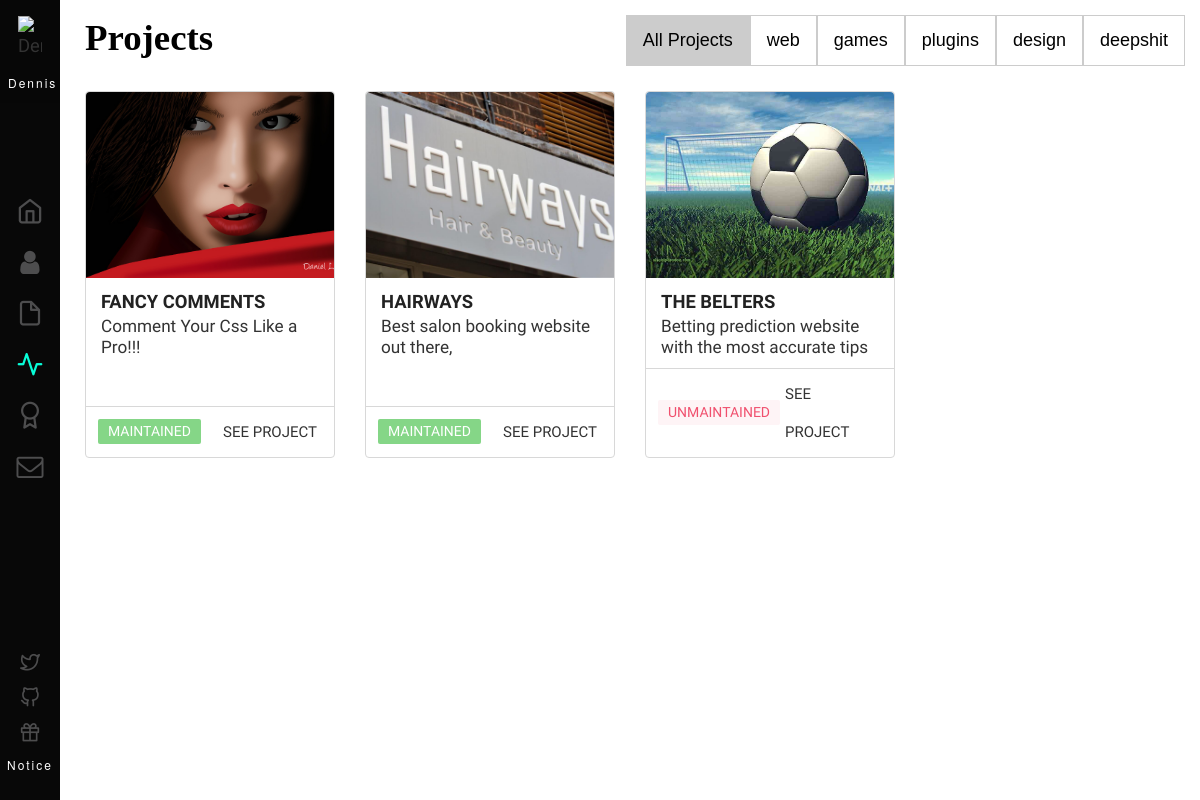
Page /projects/ on the earlier database version.
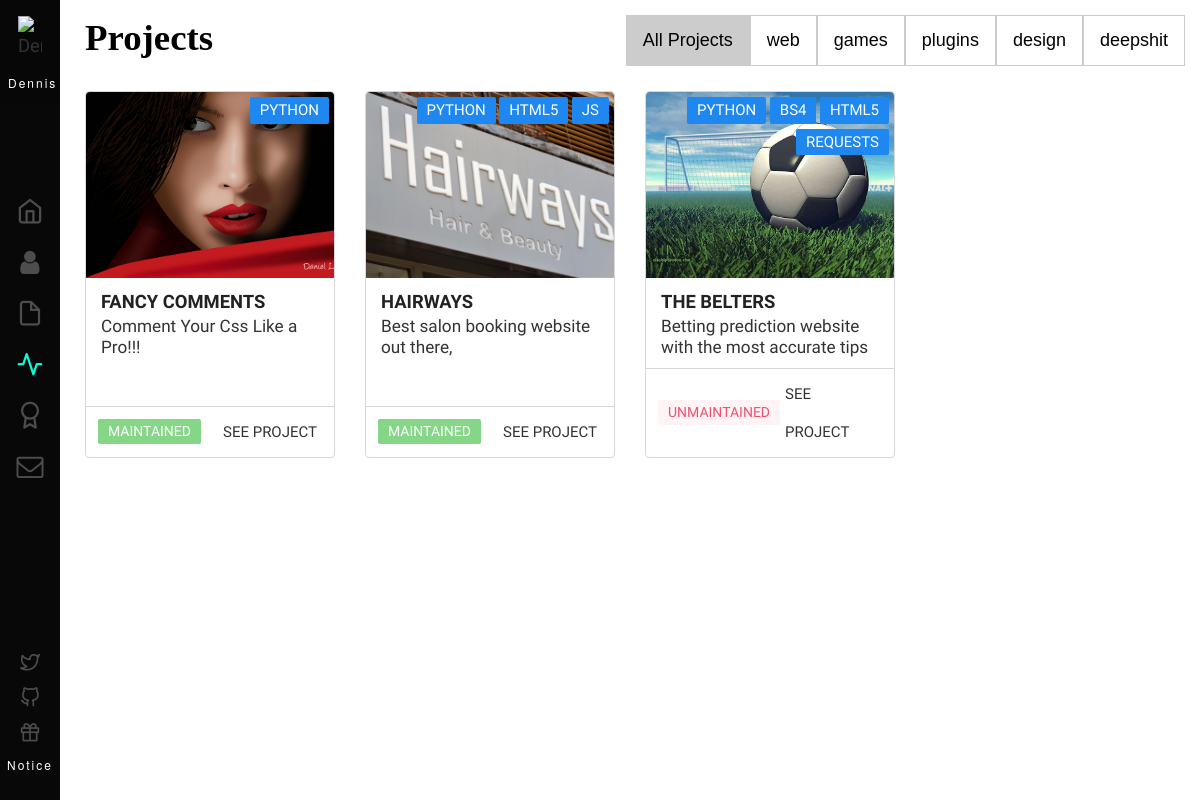
Same page on the later database version.
### base/models.py (models this page shows, shortened)
class Project(models.Model):
    name = models.CharField(max_length=40)
    slug_name = models.SlugField()
    intro = models.TextField()
    subtitle = models.CharField(max_length=150)
    options = [
        ('web', 'web'),
        ('games', 'games'),
        ('plugins', 'plugins'),
        ('design', 'art & design'),
        ('deepshit', 'deepshit')]
    category = models.CharField(max_length=4, choices=options, default='code')
    preview = models.CharField(max_length=150)
    open_source = models.BooleanField(default=False)
    options = [('maintained', 'maintained'),
               ('unmaintained', 'unmaintained')]
    status = models.CharField(
        max_length=12, choices=options, default='maintained')
    source = models.CharField(blank=True, max_length=40)
    source_url = models.URLField(blank=True)
    releases = models.CharField(blank=True, max_length=40)
    release_url = models.URLField(blank=True)
    homepage = models.CharField(blank=True, max_length=40)
    homepage_url = models.URLField()
    description = models.TextField()
    works = models.TextField()
    get_started = models.TextField()
    has_installation = models.BooleanField(default=False)
    installation = models.TextField(blank=True)
    usage = models.TextField(blank=True)
    credits = models.TextField()
    license = models.TextField()
    created_date = models.DateTimeField(editable=False, default=timezone.now)

class Tag(models.Model):
    project = models.ForeignKey(
        Project, related_name='tags', on_delete=models.CASCADE)
    label = models.CharField(max_length=20)

### base/views.py (the view)
# urls.py: path('projects/', views.projects, name='projects'),
def projects(request):
    projects = Project.objects.all().order_by('-created_date')
    tags = Tag.objects.all()
    context = {"projects": projects, "tags": tags}
    return render(request, "projects/index.html", context)

### base/templates/projects/index.html (shortened to what this page needs)
{% extends 'base.html' %}
{% load staticfiles %}
{% block content %}
	<div class="projects">
		<div class="container">
			<div class="row categories">
				<h1 class="title color">Projects</h1>
				<div class="tab">
					<button class="tablinks" onclick="toggleTab(event, 'tabcontent')">All Projects</button>
					<button class="tablinks" onclick="toggleTab(event, 'web')">web</button>
					<button class="tablinks" onclick="toggleTab(event, 'games')">games</button>
					<button class="tablinks" onclick="toggleTab(event, 'plugins')">plugins</button>
					<button class="tablinks" onclick="toggleTab(event, 'design')">design</button>
					<button class="tablinks" onclick="toggleTab(event, 'deepshit')">deepshit</button>
				</div>
			</div>
			<div class="row equal-columns">
				{% for project in projects %}
					<div class="tabcontent project-thumb-container col-sm-6 col-md-4 col-lg-3 {{ project.category }}" data-offset="0" data-ref="tag" data-ref-id="{{ project.category }}">
						<div class="project-card">
							<div class="card-image">
								<div class="img-container">
									<img alt="{{ project.name }}" src="../static/projects/{{ project.preview }}" >
								</div>
								<div class="card-badge">
									{% for tag in tags %}
									{% if tag.project.slug_name == project.slug_name %}
									<span class="badge text-upper">
										{{ tag.label }}
									</span>
									{% endif %}
									{% endfor %}
								</div>
							</div>
							<div class="card-body">
								<h4 class="text-upper">{{ project.name }}</h4>
								<p>
									{{ project.intro }}
								</p>
							</div>
							<div class="card-bottom">
								<span class="status text-upper badge badge-{% if project.status == 'maintained' %}success{% else %}danger{% endif %}">
									{{ project.status }}
								</span>
								<div class="project-more-info text-upper">
									<a href="{% url  'more' name=project.slug_name %}" class="nicehover">SEE PROJECT</a>
								</div>
							</div>
						</div>
					</div>
				{% endfor %}
			</div>
		</div>
	</div>
{% endblock %}

### base/templates/base.html (shortened to what this page needs)
<!DOCTYPE html>
{% load staticfiles %}
<html lang="en-US" prefix="og: http://ogp.me/ns#" class="no-js ">
  <head>
    <link rel="stylesheet" type="text/css" href="{% static 'css/main.css' %}">
    <link rel="stylesheet" href="//cdn.jsdelivr.net/npm/alertifyjs@1.11.3/build/css/alertify.min.css"/>
  </head>
  <body>
    <div id="nav_bar">
      <a class="logo" rel="index" href="{% url 'home'  %}">
        <img src="https://daks2k3a4ib2z.cloudfront.net/53a9a7630dfd86dd31d6fdb4/53de0b634a9366157770dbb7_icon-intro.svg" alt="Dennis">
        <span class="sidebar-text text-white">Dennis
        </span>
      </a>
      <ul id="menu" class="en list">
        <li data-menuanchor="home" class="{% if request.path == '/' %}active{% endif %}">
        <a rel="index" href="{% url 'home' %}" arial-label="home">
          <i class="icon-home"></i>
        </a>
      </li>
      <li data-menuanchor="about" class="{% if request.path == '/about/' %}active{% endif %}">
      <a rel="about" href="{% url 'about' %}" arial-label="about">
        <i class="icon-prof"></i>
      </a>
    </li>
    <li data-menuanchor="resume" class="{% if request.path == '/resume/' %}active{% endif %}">
    <a rel="resume" href="{% url 'resume' %}" arial-label="resume">
      <i class="icon-resume"></i>
    </a>
  </li>
  <li data-menuanchor="projects" class="{% if '/projects/' in request.path %}active{% endif %}">
  <a rel="projects" href="{% url 'projects' %}" arial-label="projects">
    <i class="icon-activity"></i>
  </a>
</li>
<li data-menuanchor="awards" class="{% if request.path == '/awards/' %}active{% endif %}">
<a rel="awards" href="{% url 'awards' %}" arial-label="awards">
  <i class="icon-award"></i>
</a>
</li>
<li data-menuanchor="contact" class="{% if request.path == '/contact/' %}active{% endif %}">
<a rel="contact" href="{% url 'contact' %}" class="" arial-label="contact">
<i class="icon-mail"></i>
</a>
</li>
</ul>
<ul class="social list">
<li>
<a href="https://twitter.com/PythonMafia" target="_blank" title="tweet" rel="noreferrer">
<i class="icon-twitter"></i>
</a>
</li>
<li>
<a href="https://github.com/dennohpeter/" title="github" target="_blank" rel="noreferrer">
<i class="icon-github"></i>
</a>
</li>
<li>
<a href="#" target="" title="donate" rel="noreferrer">
<i class="icon-gift"></i>
</a>
</li>
<li>
<a href="#copyright-notice" id="notice" class="sidebar-text text-white nicehover">Notice</a>
</li>
</ul>
</div>
<div class="en wrapper">
{% block content %}
{% endblock %}
</div>
</body>
</html>

Differences in the rows shown:
added Tag: label "PYTHON", shown under Project "FANCY COMMENTS"
added Tag: label "PYTHON", shown under Project "HAIRWAYS"
added Tag: label "HTML5", shown under Project "HAIRWAYS"
added Tag: label "JS", shown under Project "HAIRWAYS"
added Tag: label "PYTHON", shown under Project "THE BELTERS"
added Tag: label "BS4", shown under Project "THE BELTERS"
added Tag: label "HTML5", shown under Project "THE BELTERS"
added Tag: label "REQUESTS", shown under Project "THE BELTERS"
